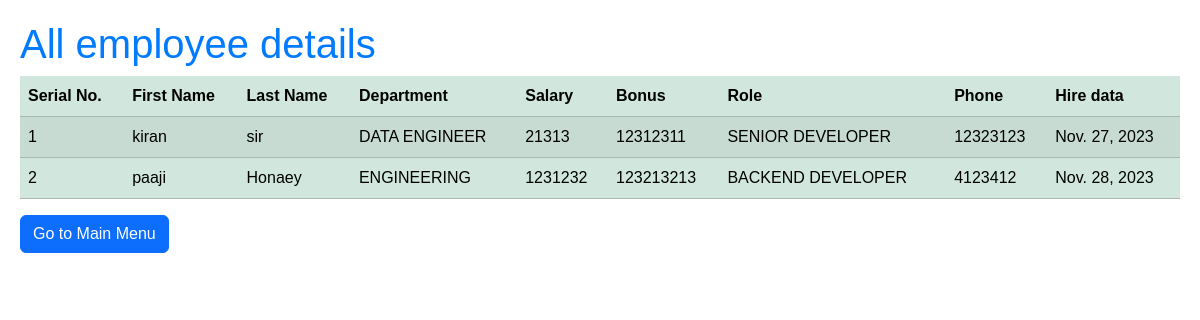
Page /all_empolyee on the committed database.
### emp_app/models.py (models this page shows)
class Employee(models.Model):
    first_name = models.CharField(max_length=100, null=False)
    last_name = models.CharField(max_length=100)
    dept = models.ForeignKey(Department, on_delete=models.CASCADE)
    salary = models.IntegerField(default=0)
    bonus = models.IntegerField(default=0)
    role = models.ForeignKey(Role, on_delete=models.CASCADE)
    phone = models.IntegerField(default=0)
    hire_date = models.DateField()

class Department(models.Model):
    name = models.CharField(max_length=100, null=False)
    location = models.CharField(max_length=100)
    def __str__(self):
        return self.name

class Role(models.Model):
    name = models.CharField(max_length=100, null=False)
    def __str__(self):
        return self.name

### emp_app/views.py (the view)
# urls.py: path('all_empolyee', views.allempolyee, name='allempolyee'),
@imp_objects
def allempolyee(request, context):
    return render(request, 'all_empolyee.html', context)

### emp_app/views.py (called while the page is built)
def imp_objects(view_func):
    @wraps(view_func)
    def wrapper(request, *args, **kwargs):
        departments = Department.objects.values_list('name', flat=True).distinct()
        roles1 = Role.objects.values_list('name', flat=True).distinct()
        emps = Employee.objects.all()
        context1 = {
            'departments': departments,
            'roles1': roles1,
            'emps': emps
        }
        response = view_func(request, context1, *args, **kwargs)
        return response
    return wrapper

### templates/all_empolyee.html (shortened to what this page needs)
<!DOCTYPE html>
{% extends 'base.html' %}
{% block content %}
    <head>
    </head>
    <body>
    <h1>All employee details </h1>
    <table class="table table-success table-striped">
        <thead>
        <tr>
            <th scope="col">Serial No.</th>
            <th scope="col">First Name</th>
            <th scope="col">Last Name</th>
            <th scope="col">Department</th>
            <th scope="col">Salary</th>
            <th scope="col">Bonus</th>
            <th scope="col">Role</th>
            <th scope="col">Phone</th>
            <th scope="col">Hire data</th>
        </tr>
        </thead>
        <tbody>
        {% for emp in emps %}
            <tr>
                <td>{{ forloop.counter }}</td>
                <td>{{ emp.first_name }}</td>
                <td>{{ emp.last_name }}</td>
                <td>{{ emp.dept }}</td>
                <td>{{ emp.salary }}</td>
                <td>{{ emp.bonus }}</td>
                <td>{{ emp.role }}</td>
                <td>{{ emp.phone }}</td>
                <td>{{ emp.hire_date }}</td>
            </tr>
        {% endfor %}
    </table>
{% endblock %}

### templates/base.html (shortened to what this page needs)
<!DOCTYPE html>
<html lang="en">
<head>
    <link href="https://cdn.jsdelivr.net/npm/bootstrap@5.3.2/dist/css/bootstrap.min.css" rel="stylesheet"
>
</head>
<body>
{% block content %}{% endblock %}
<a href="/" class="btn btn-primary">Go to Main Menu</a>
</body>
</html>

### templates/base.html (style rules this page uses)
body { font-family: 'Arial', sans-serif; margin: 20px; }
h1 { color: #007bff; }

### rows in the picture
Employee: first_name "kiran", last_name "sir", dept "DATA ENGINEER", salary "21313", bonus "12312311", role "SENIOR DEVELOPER", phone "12323123", hire_date "Nov. 27, 2023"
Employee: first_name "paaji", last_name "Honaey", dept "ENGINEERING", salary "1231232", bonus "123213213", role "BACKEND DEVELOPER", phone "4123412", hire_date "Nov. 28, 2023"
